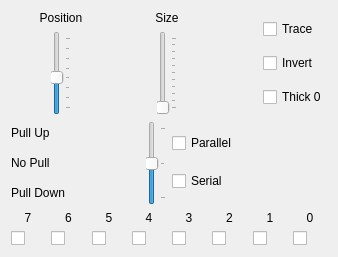
                <widget class="QWidget" name="logicTab">
                 <attribute name="title">
                  <string>LOGIC</string>
                 </attribute>
                 <layout class="QVBoxLayout" name="verticalLayout_34">
                  <item>
                   <layout class="QVBoxLayout" name="verticalLayout_33">
                    <item>
                     <layout class="QHBoxLayout" name="horizontalLayout_107">
                      <item>
                       <layout class="QVBoxLayout" name="verticalLayout_20">
                        <item>
                         <widget class="QLabel" name="label_17">
                          <property name="text">
                           <string>Position</string>
                          </property>
                          <property name="scaledContents">
                           <bool>true</bool>
                          </property>
                          <property name="alignment">
                           <set>Qt::AlignmentFlag::AlignCenter</set>
                          </property>
                          <property name="wordWrap">
                           <bool>true</bool>
                          </property>
                         </widget>
                        </item>
                        <item>
                         <layout class="QHBoxLayout" name="horizontalLayout_18">
                          <item>
                           <spacer name="horizontalSpacer_27">
                            <property name="orientation">
                             <enum>Qt::Orientation::Horizontal</enum>
                            </property>
                            <property name="sizeHint" stdset="0">
                             <size>
                              <width>40</width>
                              <height>20</height>
                             </size>
                            </property>
                           </spacer>
                          </item>
                          <item>
                           <widget class="QSlider" name="chdPositionSlider">
                            <property name="minimum">
                             <number>0</number>
                            </property>
                            <property name="maximum">
                             <number>7</number>
                            </property>
                            <property name="singleStep">
                             <number>1</number>
                            </property>
                            <property name="pageStep">
                             <number>1</number>
                            </property>
                            <property name="value">
                             <number>3</number>
                            </property>
                            <property name="sliderPosition">
                             <number>3</number>
                            </property>
                            <property name="orientation">
                             <enum>Qt::Orientation::Vertical</enum>
                            </property>
                            <property name="tickPosition">
                             <enum>QSlider::TickPosition::TicksBelow</enum>
                            </property>
                            <property name="tickInterval">
                             <number>1</number>
                            </property>
                           </widget>
                          </item>
                          <item>
                           <spacer name="horizontalSpacer_28">
                            <property name="orientation">
                             <enum>Qt::Orientation::Horizontal</enum>
                            </property>
                            <property name="sizeHint" stdset="0">
                             <size>
                              <width>40</width>
                              <height>20</height>
                             </size>
                            </property>
                           </spacer>
                          </item>
                         </layout>
                        </item>
                       </layout>
                      </item>
                      <item>
                       <layout class="QVBoxLayout" name="verticalLayout_22">
                        <item>
                         <widget class="QLabel" name="label_18">
                          <property name="text">
                           <string>Size</string>
                          </property>
                          <property name="scaledContents">
                           <bool>true</bool>
                          </property>
                          <property name="alignment">
                           <set>Qt::AlignmentFlag::AlignCenter</set>
                          </property>
                          <property name="wordWrap">
                           <bool>true</bool>
                          </property>
                         </widget>
                        </item>
                        <item>
                         <layout class="QHBoxLayout" name="horizontalLayout_106">
                          <item>
                           <spacer name="horizontalSpacer_29">
                            <property name="orientation">
                             <enum>Qt::Orientation::Horizontal</enum>
                            </property>
                            <property name="sizeHint" stdset="0">
                             <size>
                              <width>40</width>
                              <height>20</height>
                             </size>
                            </property>
                           </spacer>
                          </item>
                          <item>
                           <widget class="QSlider" name="chdSizeSlider">
                            <property name="minimum">
                             <number>0</number>
                            </property>
                            <property name="singleStep">
                             <number>10</number>
                            </property>
                            <property name="pageStep">
                             <number>10</number>
                            </property>
                            <property name="orientation">
                             <enum>Qt::Orientation::Vertical</enum>
                            </property>
                            <property name="tickPosition">
                             <enum>QSlider::TickPosition::TicksBelow</enum>
                            </property>
                            <property name="tickInterval">
                             <number>10</number>
                            </property>
                           </widget>
                          </item>
                          <item>
                           <spacer name="horizontalSpacer_30">
                            <property name="orientation">
                             <enum>Qt::Orientation::Horizontal</enum>
                            </property>
                            <property name="sizeHint" stdset="0">
                             <size>
                              <width>40</width>
                              <height>20</height>
                             </size>
                            </property>
                           </spacer>
                          </item>
                         </layout>
                        </item>
                       </layout>
                      </item>
                      <item>
                       <spacer name="horizontalSpacer_31">
                        <property name="orientation">
                         <enum>Qt::Orientation::Horizontal</enum>
                        </property>
                        <property name="sizeHint" stdset="0">
                         <size>
                          <width>40</width>
                          <height>20</height>
                         </size>
                        </property>
                       </spacer>
                      </item>
                      <item>
                       <layout class="QVBoxLayout" name="verticalLayout_23">
                        <item>
                         <widget class="QCheckBox" name="checkBoxCHDTrace">
                          <property name="toolTip">
                           <string>Display logic traces</string>
                          </property>
                          <property name="text">
                           <string>Trace</string>
                          </property>
                         </widget>
                        </item>
                        <item>
                         <widget class="QCheckBox" name="checkBoxCHDInvert">
                          <property name="toolTip">
                           <string>All digital channels are inverted</string>
                          </property>
                          <property name="text">
                           <string>Invert</string>
                          </property>
                         </widget>
                        </item>
                        <item>
                         <widget class="QCheckBox" name="checkBoxCHDThick0">
                          <property name="toolTip">
                           <string>A thick line is drawn when the signal is at logic '0'</string>
                          </property>
                          <property name="text">
                           <string>Thick 0</string>
                          </property>
                         </widget>
                        </item>
                       </layout>
                      </item>
                     </layout>
                    </item>
                    <item>
                     <layout class="QHBoxLayout" name="horizontalLayout_19">
                      <item>
                       <layout class="QHBoxLayout" name="horizontalLayout_15">
                        <item>
                         <layout class="QVBoxLayout" name="verticalLayout_21">
                          <item>
                           <widget class="QLabel" name="label_20">
                            <property name="text">
                             <string>Pull Up</string>
                            </property>
                           </widget>
                          </item>
                          <item>
                           <widget class="QLabel" name="label_21">
                            <property name="text">
                             <string>No Pull</string>
                            </property>
                           </widget>
                          </item>
                          <item>
                           <widget class="QLabel" name="label_22">
                            <property name="text">
                             <string>Pull Down</string>
                            </property>
                           </widget>
                          </item>
                         </layout>
                        </item>
                        <item>
                         <widget class="QSlider" name="chdPullSlider">
                          <property name="minimum">
                           <number>0</number>
                          </property>
                          <property name="maximum">
                           <number>2</number>
                          </property>
                          <property name="pageStep">
                           <number>1</number>
                          </property>
                          <property name="value">
                           <number>1</number>
                          </property>
                          <property name="orientation">
                           <enum>Qt::Orientation::Vertical</enum>
                          </property>
                          <property name="tickPosition">
                           <enum>QSlider::TickPosition::TicksBelow</enum>
                          </property>
                          <property name="tickInterval">
                           <number>1</number>
                          </property>
                         </widget>
                        </item>
                       </layout>
                      </item>
                      <item>
                       <layout class="QVBoxLayout" name="verticalLayout_32">
                        <item>
                         <widget class="QCheckBox" name="checkBox">
                          <property name="toolTip">
                           <string>Shows the hexadecimal value of the 8 bit digital input lines</string>
                          </property>
                          <property name="text">
                           <string>Parallel</string>
                          </property>
                         </widget>
                        </item>
                        <item>
                         <widget class="QCheckBox" name="checkBox_2">
                          <property name="toolTip">
                           <string>Shows the hexadecimal value of the stream of bits on each channel</string>
                          </property>
                          <property name="text">
                           <string>Serial</string>
                          </property>
                         </widget>
                        </item>
                       </layout>
                      </item>
                     </layout>
                    </item>
                    <item>
                     <layout class="QHBoxLayout" name="horizontalLayout_16">
                      <item>
                       <layout class="QVBoxLayout" name="verticalLayout_24">
                        <item>
                         <widget class="QLabel" name="label_23">
                          <property name="text">
                           <string>7</string>
                          </property>
                          <property name="alignment">
                           <set>Qt::AlignmentFlag::AlignCenter</set>
                          </property>
                         </widget>
                        </item>
                        <item>
                         <widget class="QCheckBox" name="checkBoxCHD7">
                          <property name="text">
                           <string/>
                          </property>
                         </widget>
                        </item>
                       </layout>
                      </item>
                      <item>
                       <layout class="QVBoxLayout" name="verticalLayout_25">
                        <item>
                         <widget class="QLabel" name="label_24">
                          <property name="text">
                           <string>6</string>
                          </property>
                          <property name="alignment">
                           <set>Qt::AlignmentFlag::AlignCenter</set>
                          </property>
                         </widget>
                        </item>
                        <item>
                         <widget class="QCheckBox" name="checkBoxCHD6">
                          <property name="text">
                           <string/>
                          </property>
                         </widget>
                        </item>
                       </layout>
                      </item>
                      <item>
                       <layout class="QVBoxLayout" name="verticalLayout_26">
                        <item>
                         <widget class="QLabel" name="label_25">
                          <property name="text">
                           <string>5</string>
                          </property>
                          <property name="alignment">
                           <set>Qt::AlignmentFlag::AlignCenter</set>
                          </property>
                         </widget>
                        </item>
                        <item>
                         <widget class="QCheckBox" name="checkBoxCHD5">
                          <property name="text">
                           <string/>
                          </property>
                         </widget>
                        </item>
                       </layout>
                      </item>
                      <item>
                       <layout class="QVBoxLayout" name="verticalLayout_27">
                        <item>
                         <widget class="QLabel" name="label_26">
                          <property name="text">
                           <string>4</string>
                          </property>
                          <property name="alignment">
                           <set>Qt::AlignmentFlag::AlignCenter</set>
                          </property>
                         </widget>
                        </item>
                        <item>
                         <widget class="QCheckBox" name="checkBoxCHD4">
                          <property name="text">
                           <string/>
                          </property>
                         </widget>
                        </item>
                       </layout>
                      </item>
                      <item>
                       <layout class="QVBoxLayout" name="verticalLayout_28">
                        <item>
                         <widget class="QLabel" name="label_27">
                          <property name="text">
                           <string>3</string>
                          </property>
                          <property name="alignment">
                           <set>Qt::AlignmentFlag::AlignCenter</set>
                          </property>
                         </widget>
                        </item>
                        <item>
                         <widget class="QCheckBox" name="checkBoxCHD3">
                          <property name="text">
                           <string/>
                          </property>
                         </widget>
                        </item>
                       </layout>
                      </item>
                      <item>
                       <layout class="QVBoxLayout" name="verticalLayout_29">
                        <item>
                         <widget class="QLabel" name="label_28">
                          <property name="text">
                           <string>2</string>
                          </property>
                          <property name="alignment">
                           <set>Qt::AlignmentFlag::AlignCenter</set>
                          </property>
                         </widget>
                        </item>
                        <item>
                         <widget class="QCheckBox" name="checkBoxCHD2">
                          <property name="text">
                           <string/>
                          </property>
                         </widget>
                        </item>
                       </layout>
                      </item>
                      <item>
                       <layout class="QVBoxLayout" name="verticalLayout_30">
                        <item>
                         <widget class="QLabel" name="label_29">
                          <property name="text">
                           <string>1</string>
                          </property>
                          <property name="alignment">
                           <set>Qt::AlignmentFlag::AlignCenter</set>
                          </property>
                         </widget>
                        </item>
                        <item>
                         <widget class="QCheckBox" name="checkBoxCHD1">
                          <property name="text">
                           <string/>
                          </property>
                         </widget>
                        </item>
                       </layout>
                      </item>
                      <item>
                       <layout class="QVBoxLayout" name="verticalLayout_31">
                        <item>
                         <widget class="QLabel" name="label_30">
                          <property name="text">
                           <string>0</string>
                          </property>
                          <property name="alignment">
                           <set>Qt::AlignmentFlag::AlignCenter</set>
                          </property>
                         </widget>
                        </item>
                        <item>
                         <widget class="QCheckBox" name="checkBoxCHD0">
                          <property name="text">
                           <string/>
                          </property>
                         </widget>
                        </item>
                       </layout>
                      </item>
                     </layout>
                    </item>
                   </layout>
                  </item>
                 </layout>
                </widget>
